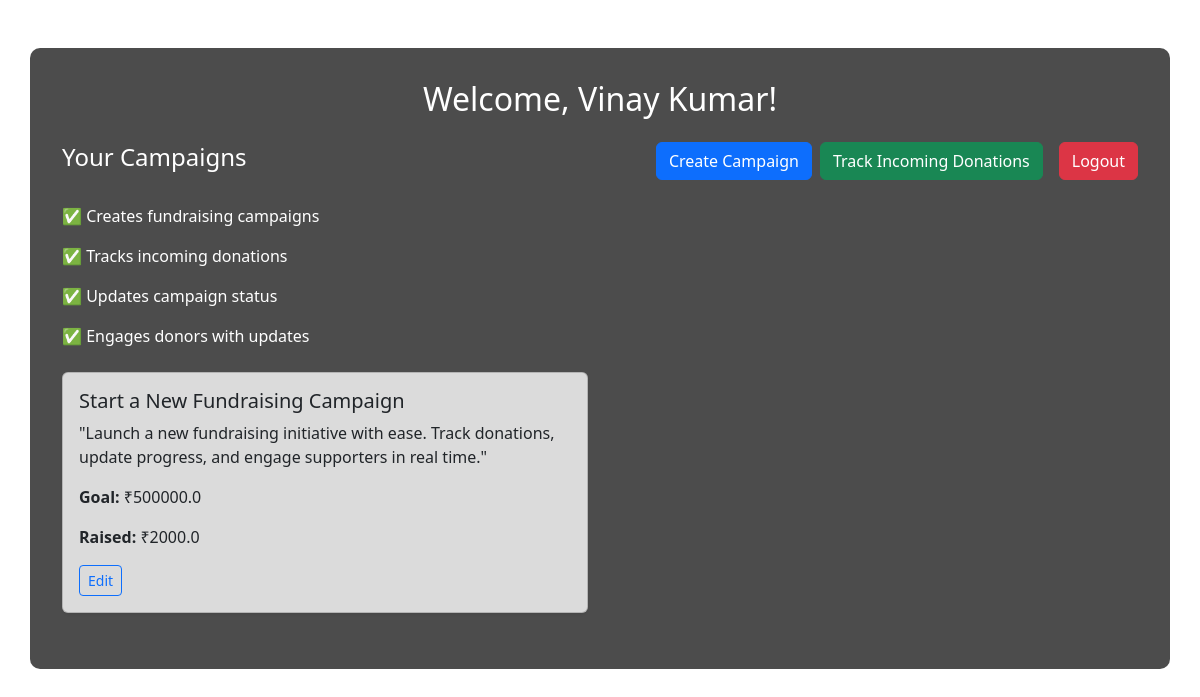
/organization/dashboard (signed in), run on the app's committed database.
### app.py (models this page shows)
class Campaign(db.Model):
    id = db.Column(db.String(100), primary_key=True)
    email = db.Column(db.String(100), db.ForeignKey('user.email'))
    title = db.Column(db.String(100))
    description = db.Column(db.Text)
    goal_amount = db.Column(db.Float)
    raised_amount = db.Column(db.Float)

### app.py (the view)
@app.route('/organization/dashboard')
def organization_dashboard():
    if 'email' not in session or session.get('user_type').lower() != 'organization':
        return redirect(url_for('login'))
    campaigns = Campaign.query.filter_by(email=session['email']).all()
    return render_template('organization_dashboard.html', campaigns=campaigns)

### app.py (called while the page is built)
@app.before_request
def create_tables_once():
    if not hasattr(app, 'tables_created'):
        db.create_all()
        app.tables_created = True

### templates/organization_dashboard.html (shortened to what this page needs)
<!DOCTYPE html>
<html lang="en">
<head>
  <link href="https://cdn.jsdelivr.net/npm/bootstrap@5.3.0/dist/css/bootstrap.min.css" rel="stylesheet">
</head>
<body>
  <div class="container dashboard-container">
    <h2 class="text-center mb-4">Welcome, {{ session.name }}!</h2>
    <div class="d-flex flex-wrap justify-content-between align-items-center mb-4">
      <h4>Your Campaigns</h4>
      <div class="d-flex gap-2">
        <a href="{{ url_for('create_campaign') }}" class="btn btn-primary">Create Campaign</a>
        <a href="{{ url_for('organization_donations') }}" class="btn btn-success me-2">Track Incoming Donations</a>
        <a href="{{ url_for('logout') }}" class="btn btn-danger">Logout</a>
      </div>
    </div>
    <div class="mb-4">
      <p>✅ Creates fundraising campaigns</p>
      <p>✅ Tracks incoming donations</p>
      <p>✅ Updates campaign status</p>
      <p>✅ Engages donors with updates</p>
    </div>
    {% if campaigns %}
      <div class="row">
        {% for campaign in campaigns %}
          <div class="col-md-6 mb-4">
            <div class="card shadow-sm h-100">
              <div class="card-body">
                <h5 class="card-title">{{ campaign.title }}</h5>
                <p class="card-text">{{ campaign.description }}</p>
                <p><strong>Goal:</strong> ₹{{ campaign.goal_amount }}</p>
                <p><strong>Raised:</strong> ₹{{ campaign.raised_amount }}</p>
                <a href="{{ url_for('update_campaign', campaign_id=campaign.id) }}" class="btn btn-outline-primary btn-sm">Edit</a>
              </div>
            </div>
          </div>
        {% endfor %}
      </div>
    {% else %}
      <div class="alert alert-info">No campaigns found.</div>
    {% endif %}
  </div>
</body>
</html>

### data on the page
Campaign: title "Start a New Fundraising Campaign", description "\"Launch a new fundraising initiative with ease. Track donations, update progress, and engage supporters in real time.\"", goal_amount "500000.0", raised_amount "2000.0"

### other printed values
{{ session.name }} "Vinay Kumar"
